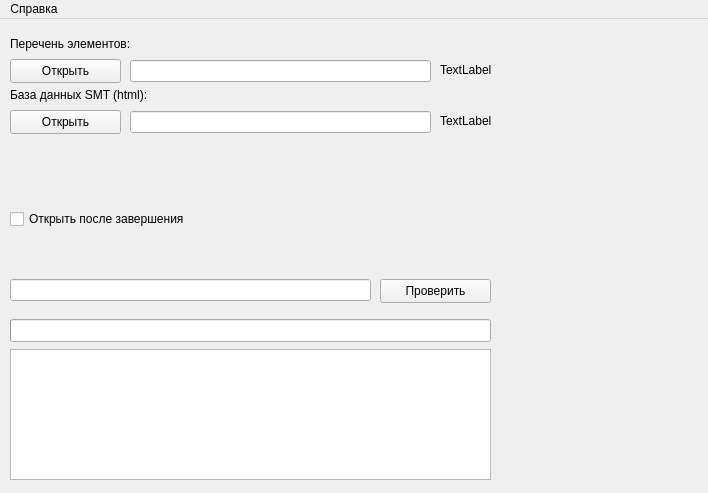
<?xml version="1.0" encoding="UTF-8"?>
<ui version="4.0">
 <class>MainWindow</class>
 <widget class="QMainWindow" name="MainWindow">
  <property name="geometry">
   <rect>
    <x>0</x>
    <y>0</y>
    <width>708</width>
    <height>493</height>
   </rect>
  </property>
  <property name="windowTitle">
   <string>MainWindow</string>
  </property>
  <property name="dockOptions">
   <set>QMainWindow::AllowTabbedDocks|QMainWindow::AnimatedDocks</set>
  </property>
  <widget class="QWidget" name="centralwidget">
   <widget class="QPushButton" name="pushButton">
    <property name="geometry">
     <rect>
      <x>10</x>
      <y>40</y>
      <width>111</width>
      <height>24</height>
     </rect>
    </property>
    <property name="text">
     <string>Открыть</string>
    </property>
   </widget>
   <widget class="QLineEdit" name="lineEdit">
    <property name="geometry">
     <rect>
      <x>130</x>
      <y>41</y>
      <width>301</width>
      <height>22</height>
     </rect>
    </property>
   </widget>
   <widget class="QLabel" name="label">
    <property name="geometry">
     <rect>
      <x>440</x>
      <y>41</y>
      <width>131</width>
      <height>20</height>
     </rect>
    </property>
    <property name="text">
     <string>TextLabel</string>
    </property>
   </widget>
   <widget class="QLabel" name="label_2">
    <property name="geometry">
     <rect>
      <x>10</x>
      <y>9</y>
      <width>171</width>
      <height>31</height>
     </rect>
    </property>
    <property name="text">
     <string>Перечень элементов:</string>
    </property>
   </widget>
   <widget class="QCheckBox" name="checkBox">
    <property name="geometry">
     <rect>
      <x>10</x>
      <y>190</y>
      <width>211</width>
      <height>20</height>
     </rect>
    </property>
    <property name="text">
     <string>Открыть после завершения</string>
    </property>
   </widget>
   <widget class="QProgressBar" name="progressBar">
    <property name="geometry">
     <rect>
      <x>10</x>
      <y>300</y>
      <width>481</width>
      <height>23</height>
     </rect>
    </property>
    <property name="value">
     <number>0</number>
    </property>
    <property name="textVisible">
     <bool>false</bool>
    </property>
    <property name="orientation">
     <enum>Qt::Horizontal</enum>
    </property>
    <property name="invertedAppearance">
     <bool>false</bool>
    </property>
    <property name="textDirection">
     <enum>QProgressBar::TopToBottom</enum>
    </property>
   </widget>
   <widget class="QTextEdit" name="textEdit">
    <property name="geometry">
     <rect>
      <x>10</x>
      <y>330</y>
      <width>481</width>
      <height>131</height>
     </rect>
    </property>
    <property name="readOnly">
     <bool>true</bool>
    </property>
   </widget>
   <widget class="QLineEdit" name="lineEdit_2">
    <property name="geometry">
     <rect>
      <x>10</x>
      <y>260</y>
      <width>361</width>
      <height>22</height>
     </rect>
    </property>
   </widget>
   <widget class="QPushButton" name="pushButton_2">
    <property name="geometry">
     <rect>
      <x>380</x>
      <y>260</y>
      <width>111</width>
      <height>24</height>
     </rect>
    </property>
    <property name="text">
     <string>Проверить</string>
    </property>
   </widget>
   <widget class="QLabel" name="label_3">
    <property name="geometry">
     <rect>
      <x>10</x>
      <y>60</y>
      <width>221</width>
      <height>31</height>
     </rect>
    </property>
    <property name="text">
     <string>База данных SMT (html):</string>
    </property>
   </widget>
   <widget class="QLineEdit" name="lineEdit_3">
    <property name="geometry">
     <rect>
      <x>130</x>
      <y>92</y>
      <width>301</width>
      <height>22</height>
     </rect>
    </property>
   </widget>
   <widget class="QPushButton" name="pushButton_3">
    <property name="geometry">
     <rect>
      <x>10</x>
      <y>91</y>
      <width>111</width>
      <height>24</height>
     </rect>
    </property>
    <property name="text">
     <string>Открыть</string>
    </property>
   </widget>
   <widget class="QLabel" name="label_4">
    <property name="geometry">
     <rect>
      <x>440</x>
      <y>92</y>
      <width>131</width>
      <height>20</height>
     </rect>
    </property>
    <property name="text">
     <string>TextLabel</string>
    </property>
   </widget>
  </widget>
  <widget class="QMenuBar" name="menubar">
   <property name="geometry">
    <rect>
     <x>0</x>
     <y>0</y>
     <width>708</width>
     <height>22</height>
    </rect>
   </property>
   <widget class="QMenu" name="menu">
    <property name="title">
     <string>Справка</string>
    </property>
   </widget>
   <addaction name="menu"/>
  </widget>
 </widget>
 <resources/>
 <connections/>
</ui>
